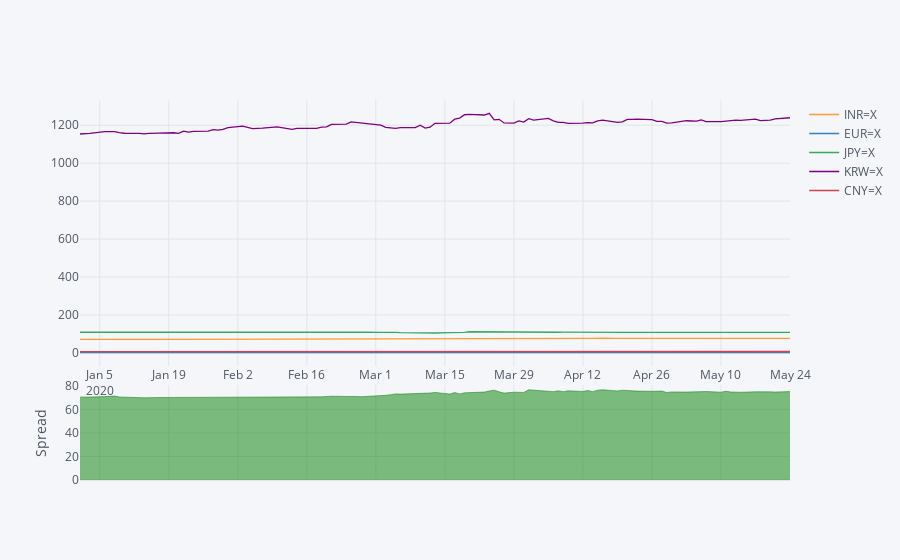

Notebook code cell kept with this figure:
### Code cell
configure_plotly_browser_state()
init_notebook_mode(connected=True)
currUSD['Close'].iplot(kind='spread')
